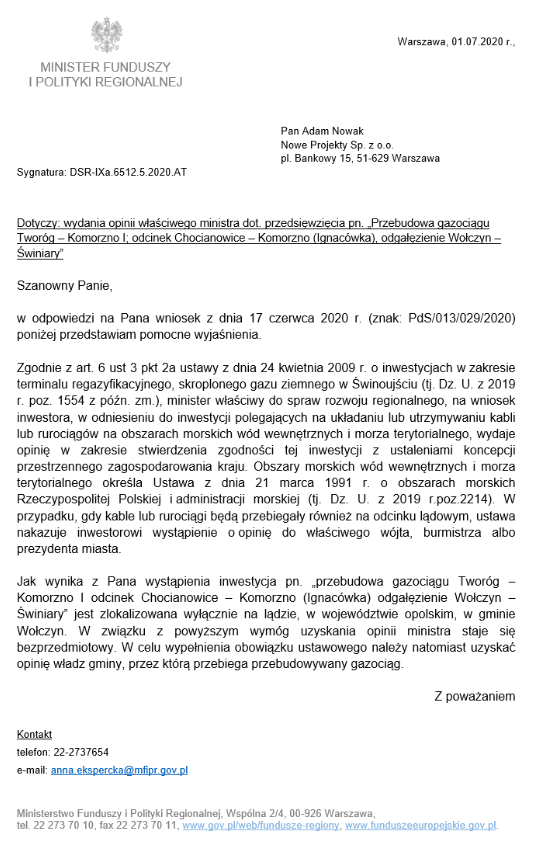
#> input picture doc1.png, 536 x 843 px; its folder holds only this picture in this run
$ python preprocessing.py --input ..   (older library calls are emulated)
#> lines starting #> are read from the running program, lines starting #| are printed output that depends on the picture; after the words box and inside, x2 and y2 are one past the last pixel; in counts of white or black regions, pixels touching at a corner belong together
#> the answer given: out.png
import os
import cv2
import numpy as np
from pathlib import Path
import logging
from concurrent.futures import ProcessPoolExecutor
from tqdm import tqdm
import imutils
import unicodedata
import argparse

# Configure logging
logging.basicConfig(
    level=logging.INFO,
    format='%(asctime)s - %(levelname)s - %(message)s',
    datefmt='%Y-%m-%d %H:%M:%S'
)
logger = logging.getLogger(__name__)

def detect_and_correct_skew(image, delta=1, limit=5):
    """
    Detect and correct skew in an image.

    Args:
        image: Input image
        delta: Angle step in degrees
        limit: Maximum angle to search

    Returns:
        Deskewed image
    """
    # Convert to grayscale if needed
    if len(image.shape) == 3:
        gray = cv2.cvtColor(image, cv2.COLOR_BGR2GRAY)
    else:
        gray = image.copy()

    # Threshold the image to get edges
    thresh = cv2.threshold(gray, 0, 255, cv2.THRESH_BINARY_INV + cv2.THRESH_OTSU)[1]

    # Find all angles within the limit with delta steps
    angles = np.arange(-limit, limit + delta, delta)
    scores = []

    # For each angle, rotate the image and calculate the projection profile
    for angle in angles:
        rotated = imutils.rotate_bound(thresh, angle)
        hist = cv2.reduce(rotated, 1, cv2.REDUCE_SUM, dtype=cv2.CV_32S)
        scores.append(np.sum((hist[1:] - hist[:-1]) ** 2))

    # Find the best angle
    best_angle_idx = np.argmax(scores)
    best_angle = angles[best_angle_idx]

    # Only rotate if the angle is significant (avoid small rotations)
    if abs(best_angle) >= 0.5:
        rotated = imutils.rotate_bound(image, best_angle)
        logger.debug(f"Corrected skew by {best_angle} degrees")
        return rotated

    return image

# [17 lines left out: function adaptive_threshold, not called in this run]

def enhance_contrast(image, clip_limit=2.0, tile_grid_size=(8, 8)):
    """
    Enhance contrast using CLAHE (Contrast Limited Adaptive Histogram Equalization).

    Args:
        image: Grayscale input image
        clip_limit: Threshold for contrast limiting
        tile_grid_size: Size of grid for histogram equalization

    Returns:
        Contrast enhanced image
    """
    # Create CLAHE object
    clahe = cv2.createCLAHE(clipLimit=clip_limit, tileGridSize=tile_grid_size)

    # Apply CLAHE
    enhanced = clahe.apply(image)

    return enhanced

def remove_noise(image, strength=7):
    """
    Remove noise while preserving edges.

    Args:
        image: Input grayscale image
        strength: Denoising strength

    Returns:
        Denoised image
    """
    # Non-local means denoising
    denoised = cv2.fastNlMeansDenoising(image, None, strength, 7, 21)

    return denoised

def detect_document_borders(image):
    """
    Detect document borders and crop to content area.

    Args:
        image: Input image

    Returns:
        Cropped image focusing on document content
    """
    # Convert to grayscale if needed
    if len(image.shape) == 3:
        gray = cv2.cvtColor(image, cv2.COLOR_BGR2GRAY)
    else:
        gray = image.copy()

    # Blur the image to remove noise
    blurred = cv2.GaussianBlur(gray, (5, 5), 0)

    # Apply edge detection
    edges = cv2.Canny(blurred, 75, 200)

    # Find contours
    contours, _ = cv2.findContours(edges, cv2.RETR_EXTERNAL, cv2.CHAIN_APPROX_SIMPLE)

    # If no contours found, return original
    if not contours:
        return image

    # Find the largest contour (assuming it's the document)
    largest_contour = max(contours, key=cv2.contourArea)

    # If contour is too small, it's likely not a document
    if cv2.contourArea(largest_contour) < 0.1 * image.shape[0] * image.shape[1]:
        return image

    # Get bounding rectangle
    x, y, w, h = cv2.boundingRect(largest_contour)

    # Add a small margin
    margin = 10
    x = max(0, x - margin)
    y = max(0, y - margin)
    w = min(image.shape[1] - x, w + 2 * margin)
    h = min(image.shape[0] - y, h + 2 * margin)

    # Crop the image
    cropped = image[y:y+h, x:x+w]

    return cropped

# [27 lines left out: function binarize_image, not called in this run]

def apply_unsharp_mask(image, kernel_size=(5, 5), sigma=1.0, amount=1.0, threshold=0):
    """
    Apply unsharp masking to sharpen the image.

    Args:
        image: Input image
        kernel_size: Size of Gaussian kernel
        sigma: Standard deviation of Gaussian
        amount: Strength of sharpening
        threshold: Minimum brightness change

    Returns:
        Sharpened image
    """
    blurred = cv2.GaussianBlur(image, kernel_size, sigma)
    sharpened = float(amount + 1) * image - float(amount) * blurred
    sharpened = np.maximum(sharpened, np.zeros(sharpened.shape))
    sharpened = np.minimum(sharpened, 255 * np.ones(sharpened.shape))
    sharpened = sharpened.round().astype(np.uint8)

    # Apply threshold - only apply sharpening where the difference is above threshold
    if threshold > 0:
        low_contrast_mask = np.absolute(image - blurred) < threshold
        sharpened[low_contrast_mask] = image[low_contrast_mask]

    return sharpened

# [31 lines left out: function adjust_brightness_contrast, not called in this run]

def process_image(input_path, output_path):
    """
    Process a single image with multiple enhancement techniques.

    Args:
        input_path: Path to input image
        output_path: Path to save processed image

    Returns:
        Success status (True/False)
    """
    try:
        # Ensure output directory exists
        output_dir = os.path.dirname(output_path)
        os.makedirs(output_dir, exist_ok=True)

        # Read the image with Unicode path support
        with open(input_path, 'rb') as f:
            img_array = np.frombuffer(f.read(), dtype=np.uint8)
            image = cv2.imdecode(img_array, cv2.IMREAD_COLOR)

        if image is None:
            logger.error(f"Failed to read image: {input_path}")
            return False

        # Store original dimensions
        original_height, original_width = image.shape[:2]

        # Auto-detect and crop to document borders
        image = detect_document_borders(image)

        # Detect and correct skew
        image = detect_and_correct_skew(image)

        # Convert to grayscale
        gray = cv2.cvtColor(image, cv2.COLOR_BGR2GRAY)

        # Denoise (but conservatively to preserve text)
        denoised = remove_noise(gray, strength=5)

        # Enhance contrast using CLAHE
        enhanced = enhance_contrast(denoised, clip_limit=2.0)

        # Apply gentle sharpening with unsharp mask
        sharpened = apply_unsharp_mask(enhanced, amount=0.8, threshold=5)

        # Ensure the image has a minimum resolution for OCR
        min_resolution = 300  # DPI
        current_resolution = max(image.shape[0], image.shape[1])

        if current_resolution < 1000:  # If image is small, resize to improve OCR
            scale_factor = 1.5
            new_width = int(image.shape[1] * scale_factor)
            new_height = int(image.shape[0] * scale_factor)
            resized = cv2.resize(sharpened, (new_width, new_height), interpolation=cv2.INTER_CUBIC)
        else:
            resized = sharpened

        # Save the processed image with Unicode path support
        success = cv2.imwrite(str(output_path), resized)
        if not success:
            # Fallback to imencode if imwrite fails
            _, img_encoded = cv2.imencode('.png', resized)
            with open(output_path, 'wb') as f:
                f.write(img_encoded)

        logger.info(f"Successfully processed: {input_path} -> {output_path}")
        return True

    except Exception as e:
        logger.error(f"Error processing {input_path}: {str(e)}")
        return False

def is_image_file(file_path):
    """
    Check if a file is an image based on its extension.

    Args:
        file_path: Path to the file

    Returns:
        True if the file is an image, False otherwise
    """
    image_extensions = {'.jpg', '.jpeg', '.png', '.bmp', '.tiff', '.tif', '.gif'}
    return file_path.suffix.lower() in image_extensions

def preprocess_images(input_folder, output_folder, max_workers=None, max_files=None):
    """
    Preprocess all images in a folder, preserving the folder structure.

    Args:
        input_folder: Path to folder containing input images
        output_folder: Path to folder to save processed images
        max_workers: Maximum number of worker processes
        max_files: Maximum number of files to process (None for all)

    Returns:
        Tuple of (success_count, failed_count)
    """
#> called with input_folder = '..', output_folder = 'out.png', max_workers = 1
    # Create output folder if it doesn't exist
    os.makedirs(output_folder, exist_ok=True)

    # Get all image files while preserving directory structure
    input_path = Path(input_folder)
    image_files = []
    output_files = []

    for root, _, files in os.walk(input_folder):
        rel_path = os.path.relpath(root, input_folder)
        out_dir = os.path.join(output_folder, rel_path) if rel_path != '.' else output_folder

        for file in files:
            file_path = Path(os.path.join(root, file))
            if is_image_file(file_path):
                # Handle Unicode paths properly
                try:
                    file_path_str = str(file_path)
                    out_file = os.path.join(out_dir, file)
                    image_files.append(file_path_str)
                    output_files.append(Path(out_file))
                except UnicodeEncodeError:
                    logger.warning(f"Skipping file with problematic characters: {file_path}")
                    continue

    # Limit files if requested
    if max_files is not None:
        image_files = image_files[:max_files]
        output_files = output_files[:max_files]

    logger.info(f"Found {len(image_files)} images to process")

    # Process images in parallel
    success_count = 0
    failed_count = 0

    with ProcessPoolExecutor(max_workers=max_workers) as executor:
        # Map input and output paths
        results = list(tqdm(
            executor.map(process_image, image_files, output_files),
            total=len(image_files),
            desc="Processing images"
        ))
#> in process_image, image is the input picture: shape (843, 536, 3); mean B, G, R 238.8, 238.6, 238.4
#> in detect_document_borders, `edges = cv2.Canny(blurred, 75, 200)`:
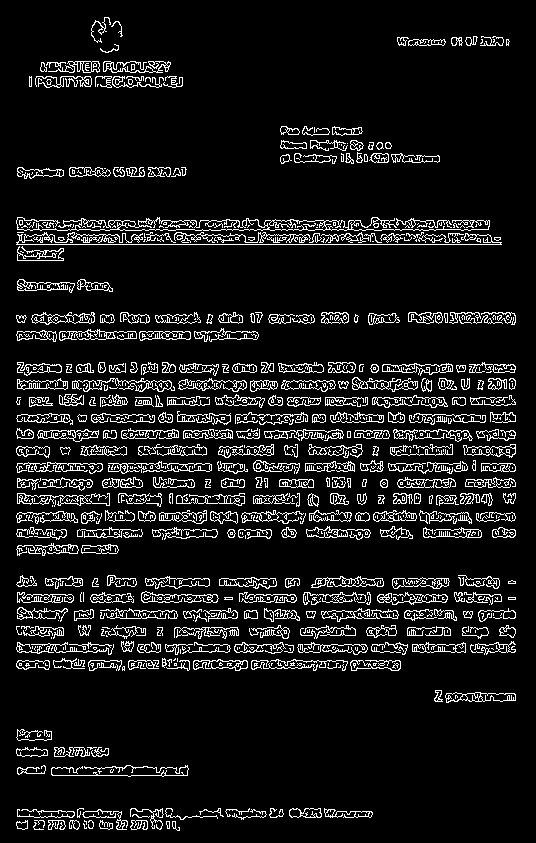
#> edges: shape (843, 536); 9.4% white in thin lines or dots
#> in detect_document_borders, `contours, _ = cv2.findContours(edges, cv2.RETR_EXTERNAL, cv2.CHAIN_APP..`: contours = 728 contours, 483 with area under 20; largest, box (x1, y1, x2, y2) and area: (16, 217, 490, 231) 2497, (382, 363, 453, 376) 498, (445, 692, 516, 703) 492, (31, 312, 95, 325) 474, (37, 429, 99, 442) 453
#> in detect_document_borders, `largest_contour = max(contours, key=cv2.contourArea)`: largest_contour = contour of 745 points, box (x1, y1, x2, y2) (16, 217, 490, 231), area 2497
#> in detect_and_correct_skew, `thresh = cv2.threshold(gray, 0, 255, cv2.THRESH_BINARY_INV + cv2.THRES..`:
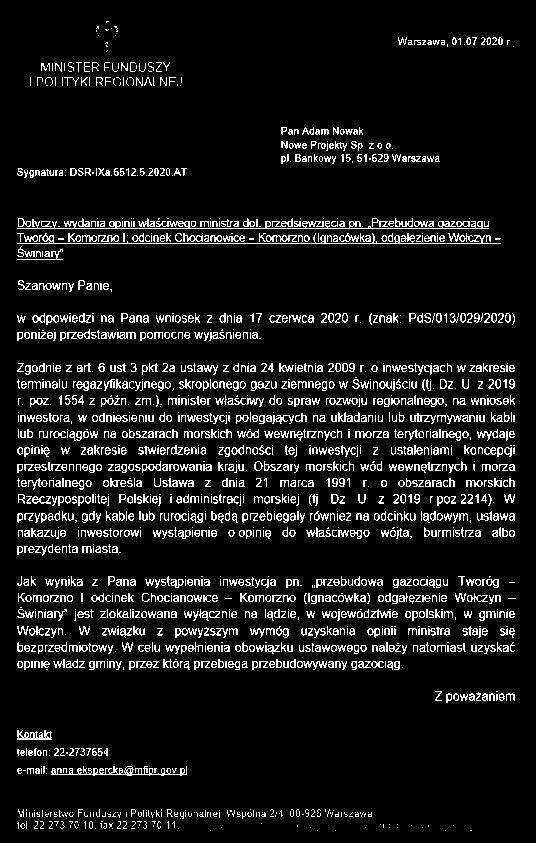
#> thresh: shape (843, 536); 8.8% white in thin lines or dots, all inside (x1, y1, x2, y2) = (17, 21, 516, 831)
#> after the loop in detect_and_correct_skew, `for angle in angles:`:
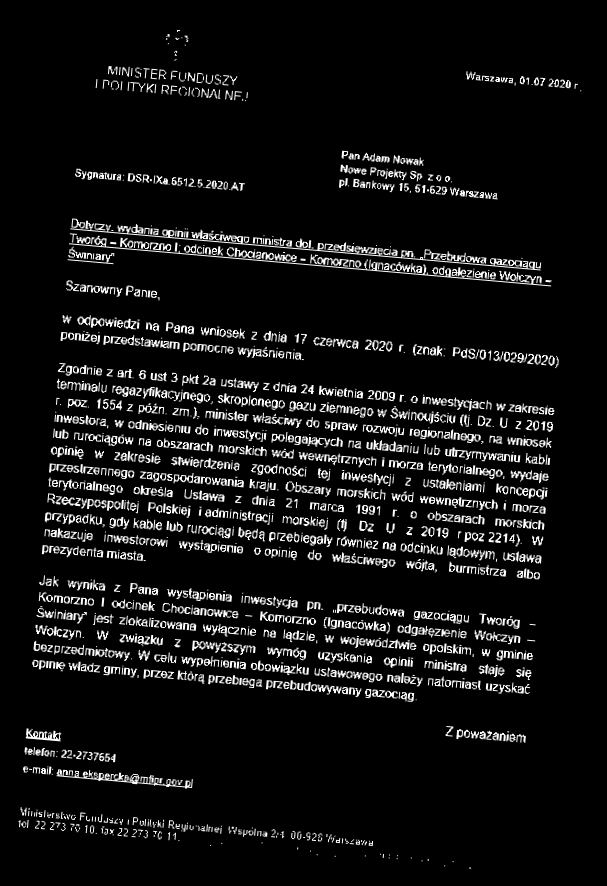
#> rotated: shape (886, 607); min 0, max 255, mean 18.8
#> after the loop in detect_and_correct_skew, `for angle in angles:`: scores = [1618091806, 1928815782, 2806500042, 3123132894, 12353090064, 13561829176, 12171676454, 3133317122, 3143101808, 2086281236, 1728177794]
#> in detect_and_correct_skew, `best_angle_idx = np.argmax(scores)`: best_angle_idx = 5
#> in detect_and_correct_skew, `best_angle = angles[best_angle_idx]`: best_angle = 0
#> in apply_unsharp_mask, `sharpened = float(amount + 1) * image - float(amount) * blurred`:
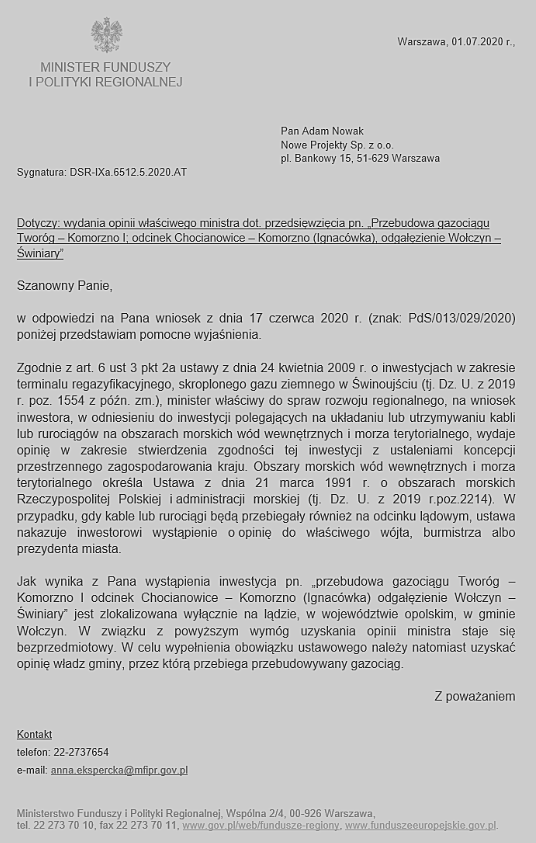
#> sharpened: shape (843, 536) float64; min -141, max 353.4, mean 237.5; drawn with min black and max white
#> in apply_unsharp_mask, `sharpened = np.maximum(sharpened, np.zeros(sharpened.shape))`:
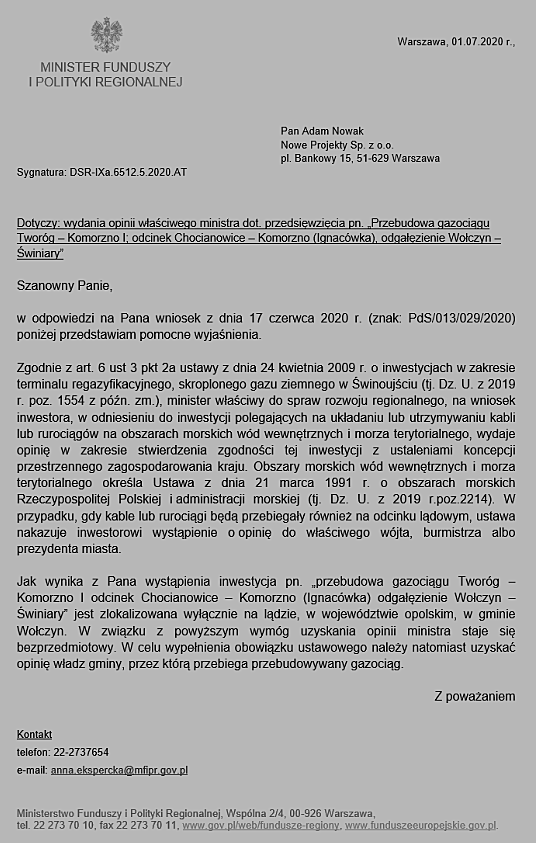
#> sharpened: shape (843, 536) float64; min 0, max 353.4, mean 238.8; drawn with min black and max white
#> in apply_unsharp_mask, `low_contrast_mask = np.absolute(image - blurred) < threshold`:
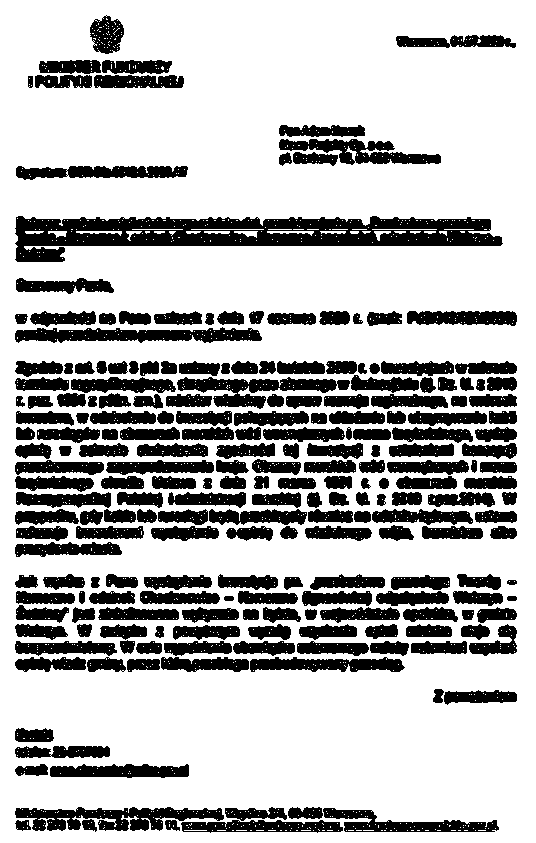
#> low_contrast_mask: shape (843, 536) bool; 71.7% white; 222 black regions, largest, box (x1, y1, x2, y2) and area: (15, 216, 503, 262) 12179, (15, 807, 224, 831) 2912, (15, 327, 262, 343) 2651
#> in apply_unsharp_mask, `sharpened[low_contrast_mask] = image[low_contrast_mask]`: sharpened: shape (843, 536); min 0, max 255, mean 235.2
#> in process_image, `resized = cv2.resize(sharpened, (new_width, new_height), interpolation..`:
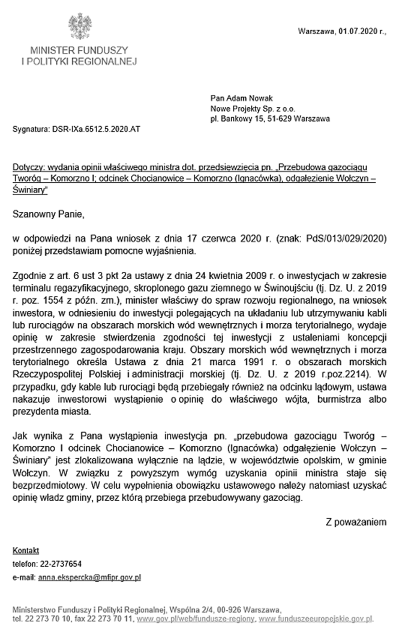
#> resized: shape (1264, 804) (shown at 1/2 size); min 0, max 255, mean 234.3

    # Count successes and failures
    success_count = sum(results)
    failed_count = len(results) - success_count

    logger.info(f"Preprocessing complete: {success_count} succeeded, {failed_count} failed")

    return success_count, failed_count

def get_user_input():
    """
    Get input and output folders from user.

    Returns:
        Tuple of (input_folder, output_folder)
    """
    parser = argparse.ArgumentParser(description='Preprocess images for OCR with support for Polish characters')
    parser.add_argument('-i', '--input', help='Input folder containing images (default: ask interactively)')
    parser.add_argument('-o', '--output', help='Output folder for processed images (default: ask interactively)')
    parser.add_argument('-w', '--workers', type=int, help='Number of worker processes (default: 80% of CPU cores)')
    parser.add_argument('-m', '--max-files', type=int, help='Maximum number of files to process (default: all)')

    args = parser.parse_args()

    input_folder = args.input
    output_folder = args.output
    max_workers = args.workers
    max_files = args.max_files

    # If input folder not provided as argument, ask interactively
    if not input_folder:
        input_folder = input("Enter the input folder path: ")

    # If output folder not provided as argument, ask interactively
    if not output_folder:
        output_folder = input("Enter the output folder path: ")

    # Normalize paths to handle Unicode characters properly
    input_folder = os.path.normpath(input_folder)
    output_folder = os.path.normpath(output_folder)

    # Calculate default max_workers if not specified
    if max_workers is None:
        import multiprocessing
        max_workers = max(1, int(multiprocessing.cpu_count() * 0.8))

    return input_folder, output_folder, max_workers, max_files

if __name__ == "__main__":
    # Get user input
    input_folder, output_folder, max_workers, max_files = get_user_input()

    logger.info(f"Processing images from: {input_folder}")
    logger.info(f"Saving processed images to: {output_folder}")
    logger.info(f"Using {max_workers} worker processes")

    if max_files:
        logger.info(f"Processing up to {max_files} files")

    # Process the images
    preprocess_images(input_folder, output_folder, max_workers=max_workers, max_files=max_files)
